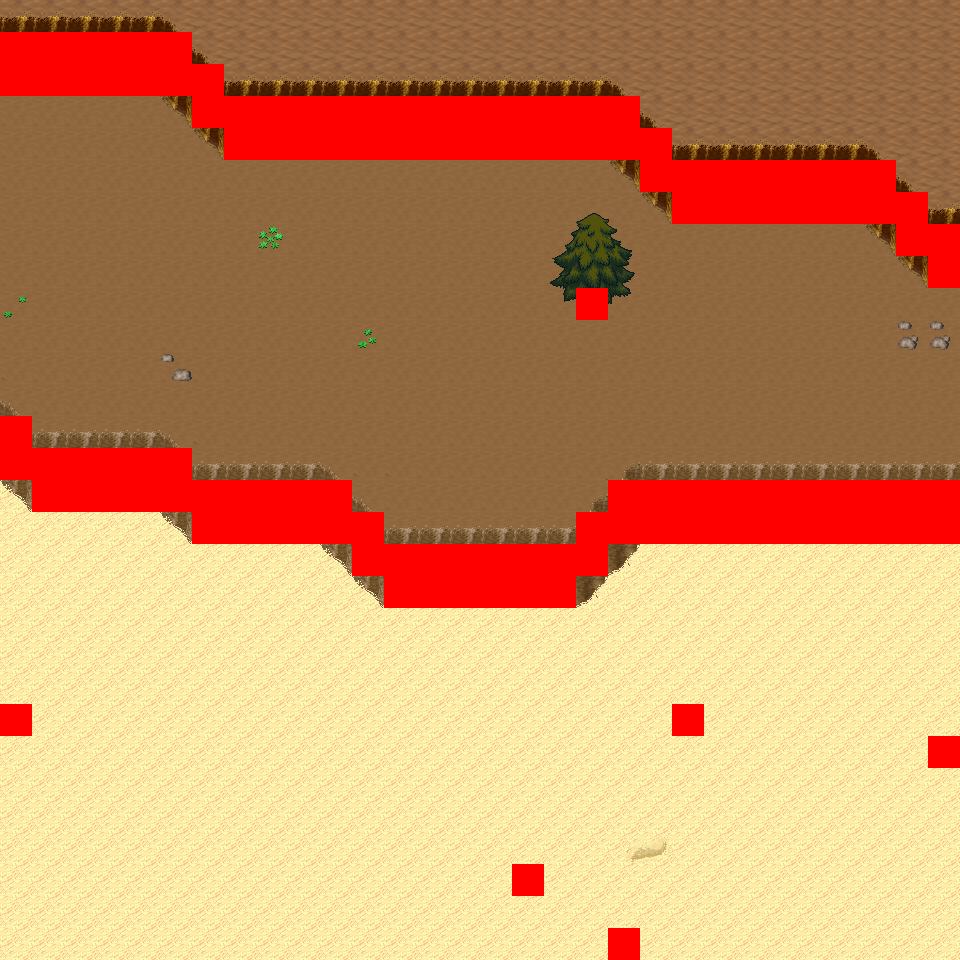

This is a level from a 2D game, rendered from its Tiled map with the project's own tilesets. A one-line summary and the map file follow, with tile-layer data summarised:
An orthogonal 30x30 tile map with 32x32 px tiles, 6 tile layers (Ground, Object, Object2, Above, ...), 11 tilesets and 11 objects (11x mapExit).

<map version="1.0" orientation="orthogonal" renderorder="right-down" width="30" height="30" tilewidth="32" tileheight="32" nextobjectid="12">
  <tileset firstgid="1" name="tileset_logic_collision" tilewidth="32" tileheight="32" tilecount="1" columns="1">
    <image source="../drawable/tileset_logic_collision.png" width="32" height="32" />
  </tileset>
  <tileset firstgid="2" name="tileset_ground_ground" tilewidth="32" tileheight="32" tilecount="33" columns="3">
    <image source="../drawable/tileset_ground_ground.png" width="96" height="352" />
  </tileset>
  <tileset firstgid="35" name="tileset_ground_ridge_earth_pale" tilewidth="32" tileheight="32" tilecount="96" columns="12">
    <image source="../drawable/tileset_ground_ridge_earth_pale.png" width="384" height="256" />
  </tileset>
  <tileset firstgid="131" name="tileset_ground_ridge_earth_dark" tilewidth="32" tileheight="32" tilecount="96" columns="12">
    <image source="../drawable/tileset_ground_ridge_earth_dark.png" width="384" height="256" />
  </tileset>
  <tileset firstgid="227" name="tileset_terrain_desert" tilewidth="32" tileheight="32" tilecount="88" columns="8">
    <image source="../drawable/tileset_terrain_desert.png" width="256" height="352" />
  </tileset>
  <tileset firstgid="315" name="tileset_ground_sand_2" tilewidth="32" tileheight="32" tilecount="15" columns="5">
    <image source="../drawable/tileset_ground_sand_2.png" width="160" height="96" />
  </tileset>
  <tileset firstgid="330" name="tileset_plant_cactus_2" tilewidth="32" tileheight="32" tilecount="10" columns="5">
    <image source="../drawable/tileset_plant_cactus_2.png" width="160" height="64" />
  </tileset>
  <tileset firstgid="340" name="tileset_plant_cactus" tilewidth="32" tileheight="32" tilecount="2" columns="1">
    <image source="../drawable/tileset_plant_cactus.png" width="32" height="64" />
  </tileset>
  <tileset firstgid="342" name="tileset_plant_tree_evergreen" tilewidth="32" tileheight="32" tilecount="36" columns="3">
    <image source="../drawable/tileset_plant_tree_evergreen.png" width="96" height="384" />
  </tileset>
  <tileset firstgid="378" name="tileset_ground_rock_pebbles" tilewidth="32" tileheight="32" tilecount="3" columns="1">
    <image source="../drawable/tileset_ground_rock_pebbles.png" width="32" height="96" />
  </tileset>
  <tileset firstgid="381" name="tileset_plant_star_shaped_plants" tilewidth="32" tileheight="32" tilecount="6" columns="2">
    <image source="../drawable/tileset_plant_star_shaped_plants.png" width="64" height="96" />
  </tileset>
  <layer name="Ground" width="30" height="30">
    <data>[900 cells, 900 non-empty, 7 distinct tile ids]</data>
  </layer>
  <layer name="Object" width="30" height="30">
    <data>[900 cells, 210 non-empty, 28 distinct tile ids]</data>
  </layer>
  <layer name="Object2" width="30" height="30">
    <data>[900 cells, 0 non-empty, 0 distinct tile ids]</data>
  </layer>
  <layer name="Above" width="30" height="30">
    <data>[900 cells, 10 non-empty, 10 distinct tile ids]</data>
  </layer>
  <layer name="Above2" width="30" height="30">
    <data>[900 cells, 0 non-empty, 0 distinct tile ids]</data>
  </layer>
  <layer name="Walkable" width="30" height="30">
    <data>[900 cells, 126 non-empty, 1 distinct tile ids]</data>
  </layer>
  <objectgroup name="MapEvents">
    <object id="1" name="north" type="mapExit" x="0" y="0" width="960" height="32">
      <properties>
        <property name="map" value="level_0_x20_y93" />
        <property name="x" value="0" />
        <property name="y" value="28" />
      </properties>
    </object>
    <object id="2" name="south" type="mapExit" x="0" y="928" width="608" height="32">
      <properties>
        <property name="map" value="level_0_x20_y95" />
        <property name="x" value="0" />
        <property name="y" value="1" />
      </properties>
    </object>
    <object id="3" name="south2" type="mapExit" x="640" y="928" width="320" height="32">
      <properties>
        <property name="map" value="level_0_x20_y95" />
        <property name="x" value="20" />
        <property name="y" value="1" />
      </properties>
    </object>
    <object id="4" name="west" type="mapExit" x="0" y="0" width="32" height="32">
      <properties>
        <property name="map" value="level_0_x19_y94" />
        <property name="x" value="28" />
        <property name="y" value="0" />
      </properties>
    </object>
    <object id="5" name="west2" type="mapExit" x="0" y="96" width="32" height="320">
      <properties>
        <property name="map" value="level_0_x19_y94" />
        <property name="x" value="28" />
        <property name="y" value="3" />
      </properties>
    </object>
    <object id="6" name="west3" type="mapExit" x="0" y="480" width="32" height="224">
      <properties>
        <property name="map" value="level_0_x19_y94" />
        <property name="x" value="28" />
        <property name="y" value="15" />
      </properties>
    </object>
    <object id="7" name="west4" type="mapExit" x="0" y="736" width="32" height="224">
      <properties>
        <property name="map" value="level_0_x19_y94" />
        <property name="x" value="28" />
        <property name="y" value="23" />
      </properties>
    </object>
    <object id="8" name="east" type="mapExit" x="928" y="0" width="32" height="224">
      <properties>
        <property name="map" value="level_0_x21_y94" />
        <property name="x" value="1" />
        <property name="y" value="0" />
      </properties>
    </object>
    <object id="9" name="east2" type="mapExit" x="928" y="288" width="32" height="192">
      <properties>
        <property name="map" value="level_0_x21_y94" />
        <property name="x" value="1" />
        <property name="y" value="9" />
      </properties>
    </object>
    <object id="10" name="east3" type="mapExit" x="928" y="544" width="32" height="192">
      <properties>
        <property name="map" value="level_0_x21_y94" />
        <property name="x" value="1" />
        <property name="y" value="17" />
      </properties>
    </object>
    <object id="11" name="east4" type="mapExit" x="928" y="768" width="32" height="192">
      <properties>
        <property name="map" value="level_0_x21_y94" />
        <property name="x" value="1" />
        <property name="y" value="24" />
      </properties>
    </object>
  </objectgroup>
</map>
